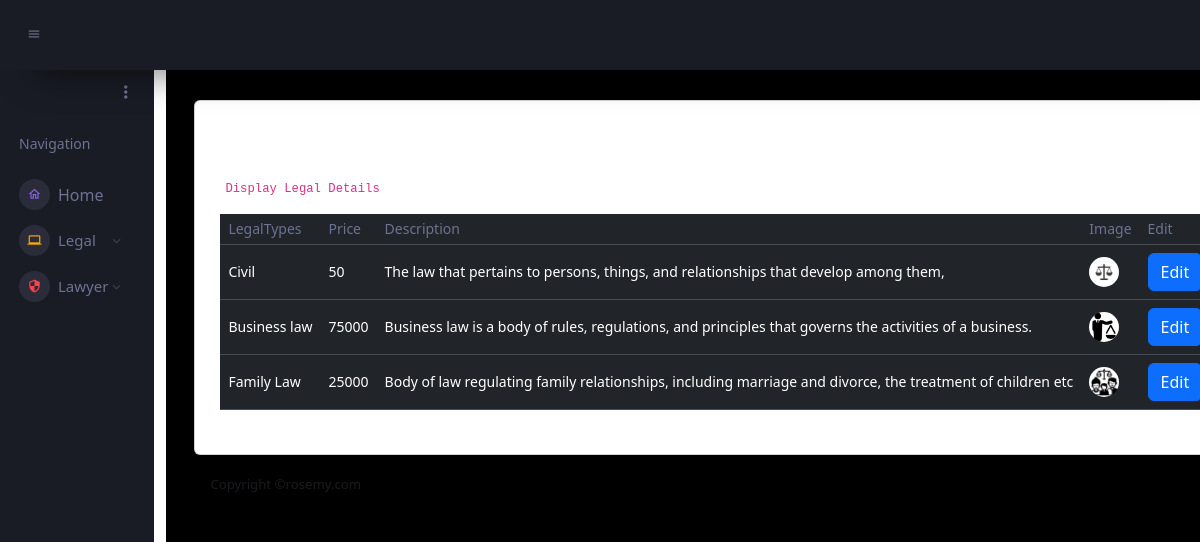
Page /backend/display_legal_ent/ on the committed database.
### backend/models.py (models this page shows)
class LegalDb(models.Model):
    LegalTypes = models.CharField(max_length=50, null=True, blank=True)
    Price = models.IntegerField(null=True, blank=True)
    Description = models.TextField(max_length=50, null=True, blank=True)
    Image = models.ImageField(upload_to="legalimages", null=True, blank=True)

### backend/views.py (the view)
# urls.py: path('display_legal_ent/',views.display_legal_ent,name="display_legal_ent"),
def display_legal_ent(request):
    legal = LegalDb.objects.all()
    return render(request, "display_legal_details.html",{'legal':legal})

### backend/templates/display_legal_details.html (shortened to what this page needs)
<!DOCTYPE html>
{% extends 'Index.html' %}
{% block content %}
<html lang="en">
<head>
    <link href="https://cdn.jsdelivr.net/npm/bootstrap@5.3.3/dist/css/bootstrap.min.css" rel="stylesheet">
</head>
<body>
<div class="card">
                  <div class="card-body">
                    <h4 class="card-title">Legal Details</h4>
                    <p class="card-description"><code>Display Legal Details</code>
                    </p>
                    <div class="table-responsive">
                      <table class="table table-dark">
                        <thead>
                          <tr>
                            <th> LegalTypes </th>
                            <th> Price </th>
                            <th> Description </th>
                            <th>Image</th>
                            <th> Edit</th>
                          </tr>
                        </thead>
                        <tbody>
                          <tr>
                            {% for i in legal %}
                            <td>{{i.LegalTypes}}</td>
                            <td>{{i.Price}}</td>
                            <td>{{i.Description}}</td>
                             <td>
                                 <img src="{{i.Image.url}}" width="100px;" height="100px;">
                             </td>
                            <td>
                              <form action="{% url 'edit_legal' legalid=i.id %}">
                                <button class="btn btn-primary">Edit</button>
                              </form>
                            </td>
                          </tr>
                          {% endfor %}
                        </tbody>
                      </table>
                    </div>
                  </div>
                </div>
</body>
</html>
{% endblock %}

### rows in the picture
LegalDb: LegalTypes "Civil", Price "50", Description "The law that pertains to persons, things, and relationships that develop among them,", Image (picture)
LegalDb: LegalTypes "Business law", Price "75000", Description "Business law is a body of rules, regulations, and principles that governs the activities of a business.", Image (picture)
LegalDb: LegalTypes "Family Law", Price "25000", Description "Body of law regulating family relationships, including marriage and divorce, the treatment of children etc", Image (picture)
